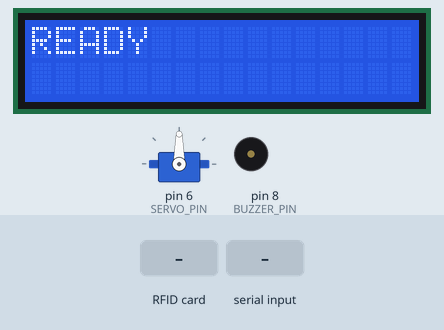
Bench run of a sketch on a simulated Arduino Uno, built with avr-gcc and run on an emulated ATmega328P. On the bench: 16×2 character LCD, servo, buzzer (waves = sounding). The inputs (shaded band) are chosen by the test bench. EEPROM starts erased; what the sketch prints to the serial monitor is not drawn.

Above: at 2.0 s.
2.1 s: RFID card 5E 7A 19 C4 held to the reader
At 2.7 s:
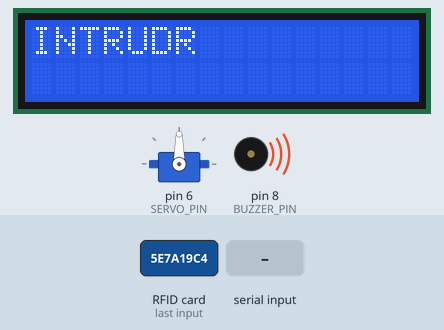
4.6 s: "status\n" received over Serial
At 5.8 s:
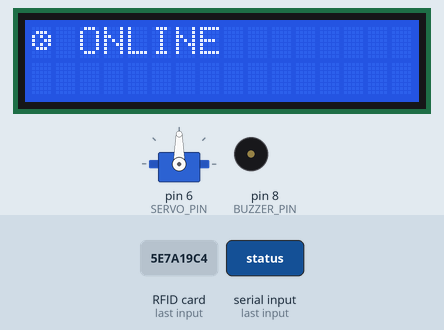
6.1 s: "open\n" received over Serial
At 8.5 s:
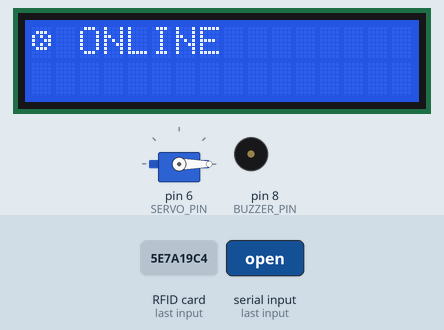
8.8 s: RFID card 5E 7A 19 C4 held to the reader
At 11.0 s:
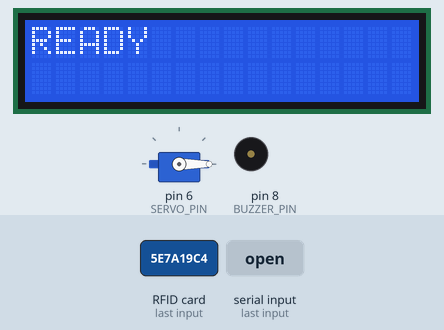
11.3 s: "close\n" received over Serial
At 11.46 s:
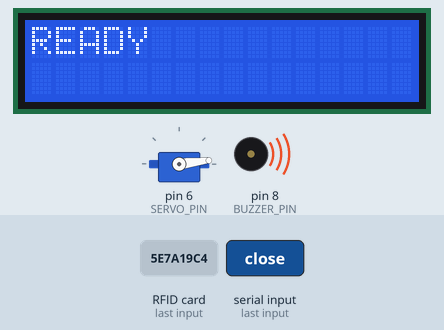
Timing chart, 0 to 14.6 s (numbered marks = the images above; inputs shaded):
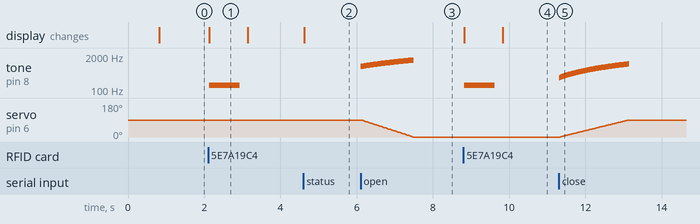

Measured:
- after the input at 2.1 s, tone on pin 8 (BUZZER_PIN): silent → 150 Hz at once, → silent 0.80 s later; the display: changes at once (image 1)
- after the input at 4.6 s, the display: changes at once (image 2)
- after the input at 6.1 s, tone on pin 8 (BUZZER_PIN): plays 800 Hz for 0.02 s, 806 Hz for 0.02 s, 813 Hz for 0.02 s, 820 Hz for 0.02 s, 826 Hz for 0.02 s, 833 Hz for 0.02 s … (91 notes in this stretch), starting at once; servo on pin 6 (SERVO_PIN): moves from 90° to 0° over 1.3 s, starting at once
- after the input at 8.8 s, tone on pin 8 (BUZZER_PIN): silent → 150 Hz at once, → silent 0.80 s later; the display: first changes at once (image 4 shows a later state)
- after the input at 11.3 s, tone on pin 8 (BUZZER_PIN): plays 300 Hz for 0.01 s, 307 Hz for 0.01 s, 315 Hz for 0.01 s, 323 Hz for 0.01 s, 331 Hz for 0.01 s, 338 Hz for 0.01 s … (91 notes in this stretch), starting at once; servo on pin 6 (SERVO_PIN): moves from 0° to 90° over 1.8 s, starting at once
- what the display in image 1 shows lasts 1.0 s, from 2.1 s to 3.1 s

The sketch:

HOAP_v6_Master.ino
```cpp
/**
 * Project: HOAP v6.0 (Hardware Orchestration Access Protocol)
 * Author: xxrandompaidenxx-hash
 * * Features:
 * - Smart-Match Logic (4-byte Fob / 1-byte Phone Bypass)
 * - 50 Slot EEPROM Memory (Permanent Storage)
 * - Soft-Motion Buzzing (Synced Pitch/Movement)
 * - 8th Bar LCD Glitch Correction
 */

#include <SPI.h>
#include <MFRC522.h>
#include <LiquidCrystal_I2C.h>
#include <Servo.h>
#include <EEPROM.h>

// PINOUT
#define RST_PIN     9
#define SS_PIN      10
#define BUZZER_PIN  8
#define SERVO_PIN   6
#define EEPROM_ADDR 0

// DATA STRUCTURE FOR EEPROM
struct SystemData {
  byte userDB[40][4];   // 40 Fob Slots (Strict 4-byte)
  byte phoneDB[10][4];  // 10 Phone Slots (1-byte bypass)
  int magicNumber;      // Boot check
} storage;

MFRC522 mfrc522(SS_PIN, RST_PIN);
LiquidCrystal_I2C lcd(0x27, 16, 2);
Servo gateServo;

// SYSTEM FLAGS
bool enrollMode = false, deleteMode = false, phoneMode = false;
const int GATE_OPEN = 0, GATE_CLOSED = 90;

// LOGO EASTER EGG
byte logo[8] = {0b00000, 0b01110, 0b10101, 0b10011, 0b10101, 0b01110, 0b00000, 0b00000};

void setup() {
  Serial.begin(9600);
  SPI.begin();
  mfrc522.PCD_Init();
  lcd.init();
  lcd.backlight();
  lcd.createChar(0, logo);

  gateServo.attach(SERVO_PIN);
  gateServo.write(GATE_CLOSED);

  // LOAD PERMANENT STORAGE
  EEPROM.get(EEPROM_ADDR, storage);
  if (storage.magicNumber != 1337) {
    memset(storage.userDB, 0, sizeof(storage.userDB));
    memset(storage.phoneDB, 0, sizeof(storage.phoneDB));
    storage.magicNumber = 1337;
    saveToEEPROM();
  }

  Serial.println(F("HOAP v6.0 | SYSTEM ONLINE | USER: xxrandompaidenxx-hash"));
  lcd.clear(); lcd.print("READY");
}

void loop() {
  if (Serial.available() > 0) {
    String cmd = Serial.readStringUntil('\n');
    cmd.trim();
    handleCommand(cmd);
  }

  if (mfrc522.PICC_IsNewCardPresent() && mfrc522.PICC_ReadCardSerial()) {
    if (enrollMode) enroll(storage.userDB, 40, false);
    else if (phoneMode) enroll(storage.phoneDB, 10, true);
    else if (deleteMode) wipeCard();
    else checkAccess();
    mfrc522.PICC_HaltA();
  }
}

void handleCommand(String cmd) {
  if (cmd == "?" || cmd == "help") {
    Serial.println(F("CMDS: open, close, status, see, add, phone, del, reset, shake, beep, test"));
  }
  else if (cmd == "open") { softOpen(); }
  else if (cmd == "close") { buzzingSoftClose(); }
  else if (cmd == "status") { lcd.clear(); lcd.write(0); lcd.print(" ONLINE"); Serial.println(F("STATUS: SECURE")); }
  else if (cmd == "see") {
    for(int i=0; i<40; i++) if(storage.userDB[i][0] != 0) { Serial.print("FOB "); Serial.print(i); Serial.print(": "); dump(storage.userDB[i], 4); }
    for(int i=0; i<10; i++) if(storage.phoneDB[i][0] != 0) { Serial.print("PHN "); Serial.print(i); Serial.print(": "); dump(storage.phoneDB[i], 1); }
  }
  else if (cmd == "add") { enrollMode = true; Serial.println(F("MODE: ENROLL FOB")); }
  else if (cmd == "phone") { phoneMode = true; Serial.println(F("MODE: ENROLL PHONE")); }
  else if (cmd == "del") { deleteMode = true; Serial.println(F("TAP TO DELETE")); }
  else if (cmd == "reset") { gateServo.write(GATE_CLOSED); lcd.clear(); lcd.print("READY"); }
  else if (cmd == "shake") { for(int i=0; i<8; i++){ gateServo.write(85); delay(40); gateServo.write(90); delay(40); } }
  else if (cmd == "beep") { tone(BUZZER_PIN, 1000, 200); }
  else if (cmd == "test") { softOpen(); delay(1000); buzzingSoftClose(); }
}

void checkAccess() {
  bool found = false;
  byte tag[4];
  for(byte i=0; i<4; i++) tag[i] = mfrc522.uid.uidByte[i];

  // FOB SEARCH (4-BYTE)
  for(int i=0; i<40; i++) {
    if(storage.userDB[i][0] != 0 && memcmp(tag, storage.userDB[i], 4) == 0) found = true;
  }
  // PHONE SEARCH (1-BYTE)
  if(!found) {
    for(int i=0; i<10; i++) {
      if(storage.phoneDB[i][0] != 0 && tag[0] == storage.phoneDB[i][0]) found = true;
    }
  }

  if(found) {
    lcd.clear(); lcd.print("PASS");
    softOpen(); delay(3000); buzzingSoftClose();
    lcd.clear(); lcd.print("READY");
  } else {
    lcd.clear(); lcd.print("INTRUDR");
    Serial.print(F("INTRUDER UID: ")); dump(tag, 4);
    tone(BUZZER_PIN, 150, 800);
    delay(1000); lcd.clear(); lcd.print("READY");
  }
}

void softOpen() {
  for (int pos = GATE_CLOSED; pos >= GATE_OPEN; pos--) {
    gateServo.write(pos);
    tone(BUZZER_PIN, map(pos, GATE_CLOSED, GATE_OPEN, 800, 1400), 12);
    delay(15);
  }
  noTone(BUZZER_PIN);
}

void buzzingSoftClose() {
  for (int pos = GATE_OPEN; pos <= GATE_CLOSED; pos++) {
    gateServo.write(pos);
    tone(BUZZER_PIN, map(pos, GATE_OPEN, GATE_CLOSED, 300, 1000), 12);
    delay(20);
  }
  noTone(BUZZER_PIN);
}

void enroll(byte db[][4], int limit, bool isPhone) {
  for(int i=0; i<limit; i++) {
    if(db[i][0] == 0) {
      for(byte b=0; b<4; b++) db[i][b] = mfrc522.uid.uidByte[b];
      saveToEEPROM();
      Serial.println(F("AUTHORIZED"));
      tone(BUZZER_PIN, 1200, 200);
      enrollMode = false; phoneMode = false;
      return;
    }
  }
}

void wipeCard() {
  byte target = mfrc522.uid.uidByte[0];
  for(int i=0; i<40; i++) if(storage.userDB[i][0] == target) memset(storage.userDB[i], 0, 4);
  for(int i=0; i<10; i++) if(storage.phoneDB[i][0] == target) memset(storage.phoneDB[i], 0, 4);
  saveToEEPROM();
  Serial.println(F("UID PURGED"));
  tone(BUZZER_PIN, 200, 500);
  deleteMode = false;
}

void saveToEEPROM() { EEPROM.put(EEPROM_ADDR, storage); }
void dump(byte b[], int l) { for(int i=0; i<l; i++){ Serial.print(b[i], HEX); Serial.print(" "); } Serial.println(); }
```
